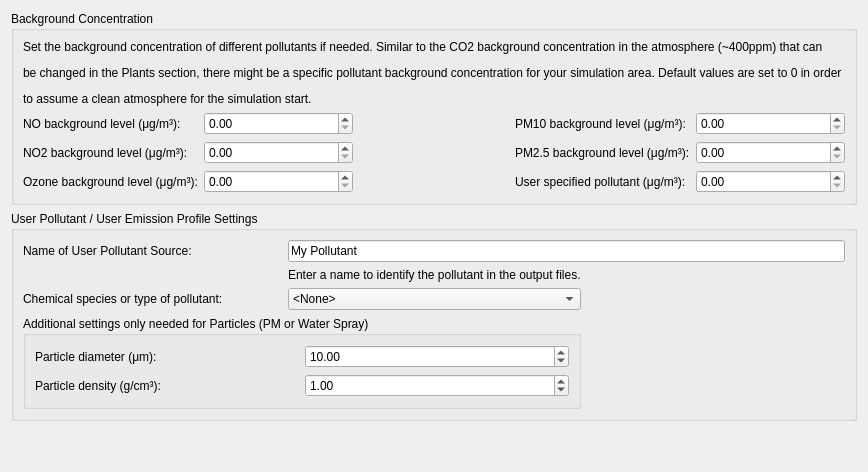
             <widget class="QWidget" name="tab_Pollutants">
              <attribute name="title">
               <string>Pollutant Settings</string>
              </attribute>
              <layout class="QGridLayout" name="gridLayout_90">
               <item row="0" column="0">
                <widget class="QGroupBox" name="gb_bckgrndConc">
                 <property name="title">
                  <string>Background Concentration</string>
                 </property>
                 <layout class="QGridLayout" name="gridLayout_41">
                  <item row="3" column="4">
                   <widget class="QDoubleSpinBox" name="sb_userPollu">
                    <property name="locale">
                     <locale language="English" country="UnitedStates"/>
                    </property>
                    <property name="maximum">
                     <double>9999.989999999999782</double>
                    </property>
                   </widget>
                  </item>
                  <item row="2" column="0">
                   <widget class="QLabel" name="label_116">
                    <property name="text">
                     <string>NO2 background level (μg/m³):</string>
                    </property>
                   </widget>
                  </item>
                  <item row="2" column="3">
                   <widget class="QLabel" name="label_119">
                    <property name="text">
                     <string>PM2.5 background level (μg/m³):</string>
                    </property>
                   </widget>
                  </item>
                  <item row="1" column="4">
                   <widget class="QDoubleSpinBox" name="sb_PM10">
                    <property name="locale">
                     <locale language="English" country="UnitedStates"/>
                    </property>
                    <property name="maximum">
                     <double>9999.989999999999782</double>
                    </property>
                   </widget>
                  </item>
                  <item row="1" column="0">
                   <widget class="QLabel" name="label_115">
                    <property name="text">
                     <string>NO background level (μg/m³):</string>
                    </property>
                   </widget>
                  </item>
                  <item row="3" column="1">
                   <widget class="QDoubleSpinBox" name="sb_ozone">
                    <property name="locale">
                     <locale language="English" country="UnitedStates"/>
                    </property>
                    <property name="maximum">
                     <double>9999.989999999999782</double>
                    </property>
                   </widget>
                  </item>
                  <item row="1" column="1">
                   <widget class="QDoubleSpinBox" name="sb_NO">
                    <property name="locale">
                     <locale language="English" country="UnitedStates"/>
                    </property>
                    <property name="maximum">
                     <double>9999.989999999999782</double>
                    </property>
                   </widget>
                  </item>
                  <item row="1" column="3">
                   <widget class="QLabel" name="label_118">
                    <property name="text">
                     <string>PM10 background level (μg/m³):</string>
                    </property>
                   </widget>
                  </item>
                  <item row="2" column="1">
                   <widget class="QDoubleSpinBox" name="sb_NO2">
                    <property name="locale">
                     <locale language="English" country="UnitedStates"/>
                    </property>
                    <property name="maximum">
                     <double>9999.989999999999782</double>
                    </property>
                   </widget>
                  </item>
                  <item row="2" column="4">
                   <widget class="QDoubleSpinBox" name="sb_PM25">
                    <property name="locale">
                     <locale language="English" country="UnitedStates"/>
                    </property>
                    <property name="maximum">
                     <double>9999.989999999999782</double>
                    </property>
                   </widget>
                  </item>
                  <item row="0" column="0" colspan="5">
                   <widget class="QLabel" name="label_114">
                    <property name="text">
                     <string>&lt;html&gt;&lt;head/&gt;&lt;body&gt;&lt;p&gt;Set the background concentration of different pollutants if needed. Similar to the CO2 background concentration in the atmosphere (~400ppm) that can &lt;/p&gt;&lt;p&gt;be changed in the Plants section, there might be a specific pollutant background concentration for your simulation area. Default values are set to 0 in order &lt;/p&gt;&lt;p&gt;to assume a clean atmosphere for the simulation start.&lt;/p&gt;&lt;/body&gt;&lt;/html&gt;</string>
                    </property>
                   </widget>
                  </item>
                  <item row="3" column="0">
                   <widget class="QLabel" name="label_117">
                    <property name="text">
                     <string>Ozone background level (μg/m³):</string>
                    </property>
                   </widget>
                  </item>
                  <item row="3" column="3">
                   <widget class="QLabel" name="label_120">
                    <property name="text">
                     <string>User specified pollutant (μg/m³):</string>
                    </property>
                   </widget>
                  </item>
                  <item row="2" column="2" rowspan="2">
                   <spacer name="verticalSpacer_9">
                    <property name="orientation">
                     <enum>Qt::Vertical</enum>
                    </property>
                    <property name="sizeHint" stdset="0">
                     <size>
                      <width>20</width>
                      <height>40</height>
                     </size>
                    </property>
                   </spacer>
                  </item>
                 </layout>
                </widget>
               </item>
               <item row="2" column="0">
                <spacer name="verticalSpacer_13">
                 <property name="orientation">
                  <enum>Qt::Vertical</enum>
                 </property>
                 <property name="sizeHint" stdset="0">
                  <size>
                   <width>20</width>
                   <height>40</height>
                  </size>
                 </property>
                </spacer>
               </item>
               <item row="1" column="0">
                <widget class="QGroupBox" name="gb_UserPollu">
                 <property name="title">
                  <string>User Pollutant / User Emission Profile Settings</string>
                 </property>
                 <layout class="QGridLayout" name="gridLayout_42">
                  <item row="2" column="1">
                   <widget class="QComboBox" name="cb_userPolluType">
                    <item>
                     <property name="text">
                      <string>&lt;None&gt;</string>
                     </property>
                    </item>
                    <item>
                     <property name="text">
                      <string>PM (Particulate matter)</string>
                     </property>
                    </item>
                    <item>
                     <property name="text">
                      <string>CO (Carbon Oxide)</string>
                     </property>
                    </item>
                    <item>
                     <property name="text">
                      <string>CO2 (Carbon Dioxide)</string>
                     </property>
                    </item>
                    <item>
                     <property name="text">
                      <string>NO (Nitrogen Oxide)</string>
                     </property>
                    </item>
                    <item>
                     <property name="text">
                      <string>NO2 (Nitrogen Dioxide)</string>
                     </property>
                    </item>
                    <item>
                     <property name="text">
                      <string>SO2 (Sulfur Dioxide)</string>
                     </property>
                    </item>
                    <item>
                     <property name="text">
                      <string>NH3 (Ammonia)</string>
                     </property>
                    </item>
                    <item>
                     <property name="text">
                      <string>H2O2 (Hydrogen Peroxide)</string>
                     </property>
                    </item>
                    <item>
                     <property name="text">
                      <string>Water Spray</string>
                     </property>
                    </item>
                   </widget>
                  </item>
                  <item row="0" column="0">
                   <widget class="QLabel" name="label_121">
                    <property name="text">
                     <string>Name of User Pollutant Source:</string>
                    </property>
                   </widget>
                  </item>
                  <item row="1" column="1">
                   <widget class="QLabel" name="label_123">
                    <property name="text">
                     <string>&lt;html&gt;&lt;head/&gt;&lt;body&gt;&lt;p&gt;Enter a name to identify the pollutant in the output files.&lt;/p&gt;&lt;/body&gt;&lt;/html&gt;</string>
                    </property>
                   </widget>
                  </item>
                  <item row="2" column="0">
                   <widget class="QLabel" name="label_122">
                    <property name="text">
                     <string>Chemical species or type of pollutant:</string>
                    </property>
                   </widget>
                  </item>
                  <item row="0" column="1" colspan="2">
                   <widget class="QLineEdit" name="le_userPolluName">
                    <property name="text">
                     <string>My Pollutant</string>
                    </property>
                   </widget>
                  </item>
                  <item row="3" column="0" rowspan="3" colspan="2">
                   <widget class="QGroupBox" name="gb_additionalMyPollu">
                    <property name="title">
                     <string>Additional settings only needed for Particles (PM or Water Spray)</string>
                    </property>
                    <layout class="QGridLayout" name="gridLayout_43">
                     <item row="0" column="0">
                      <widget class="QLabel" name="label_125">
                       <property name="text">
                        <string>Particle diameter (μm):</string>
                       </property>
                      </widget>
                     </item>
                     <item row="0" column="1">
                      <widget class="QDoubleSpinBox" name="sb_praticleDia">
                       <property name="locale">
                        <locale language="English" country="UnitedStates"/>
                       </property>
                       <property name="maximum">
                        <double>10000.000000000000000</double>
                       </property>
                       <property name="value">
                        <double>10.000000000000000</double>
                       </property>
                      </widget>
                     </item>
                     <item row="1" column="0">
                      <widget class="QLabel" name="label_126">
                       <property name="text">
                        <string>Particle density (g/cm³):</string>
                       </property>
                      </widget>
                     </item>
                     <item row="1" column="1">
                      <widget class="QDoubleSpinBox" name="sb_particleDens">
                       <property name="locale">
                        <locale language="English" country="UnitedStates"/>
                       </property>
                       <property name="maximum">
                        <double>10000.000000000000000</double>
                       </property>
                       <property name="value">
                        <double>1.000000000000000</double>
                       </property>
                      </widget>
                     </item>
                    </layout>
                   </widget>
                  </item>
                 </layout>
                </widget>
               </item>
              </layout>
             </widget>
